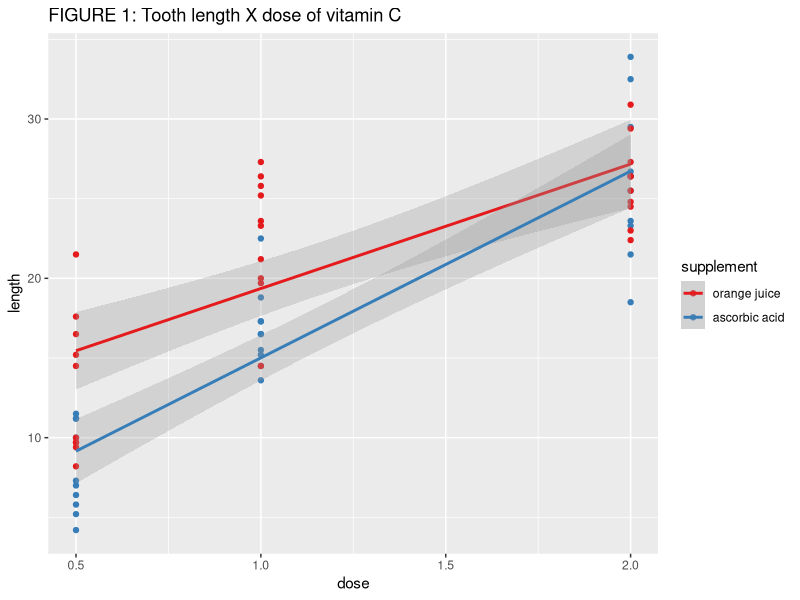
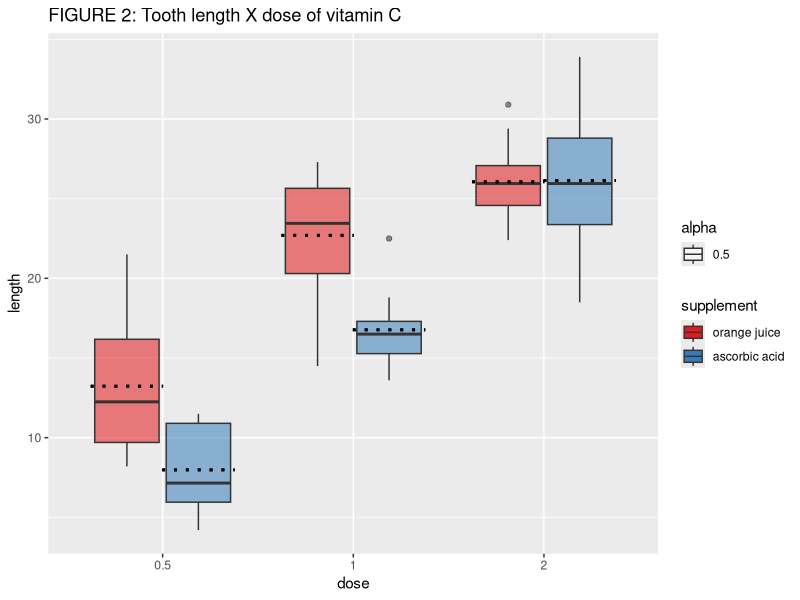
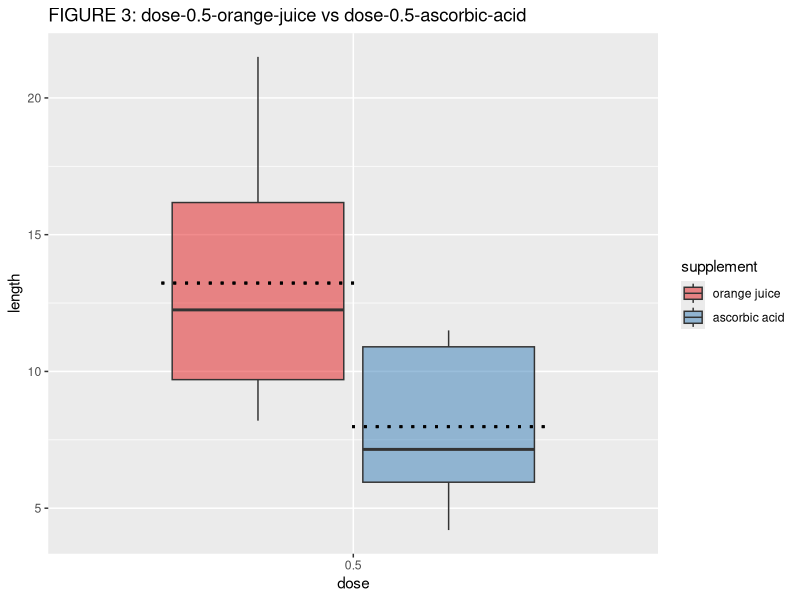
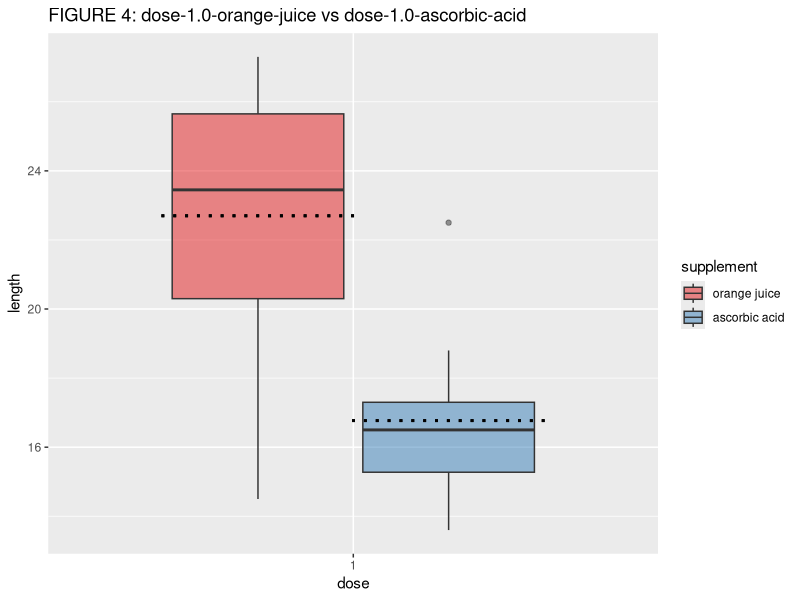
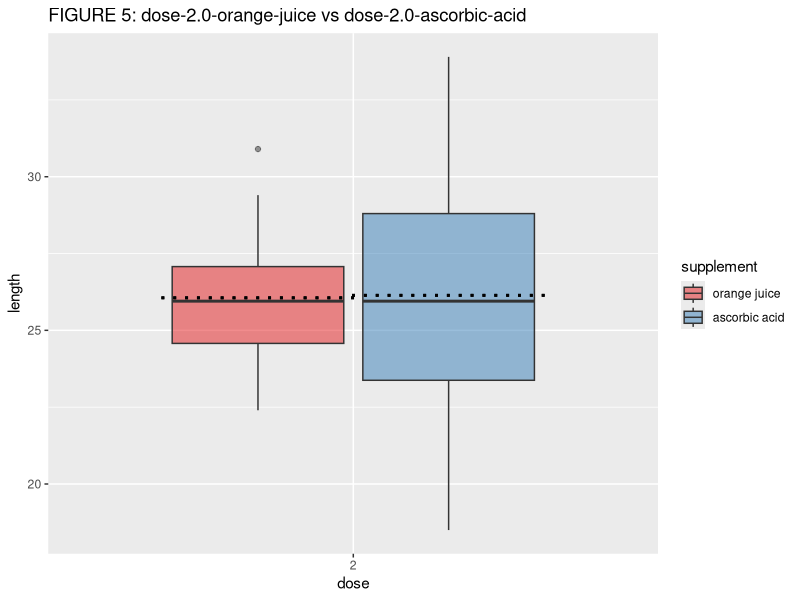
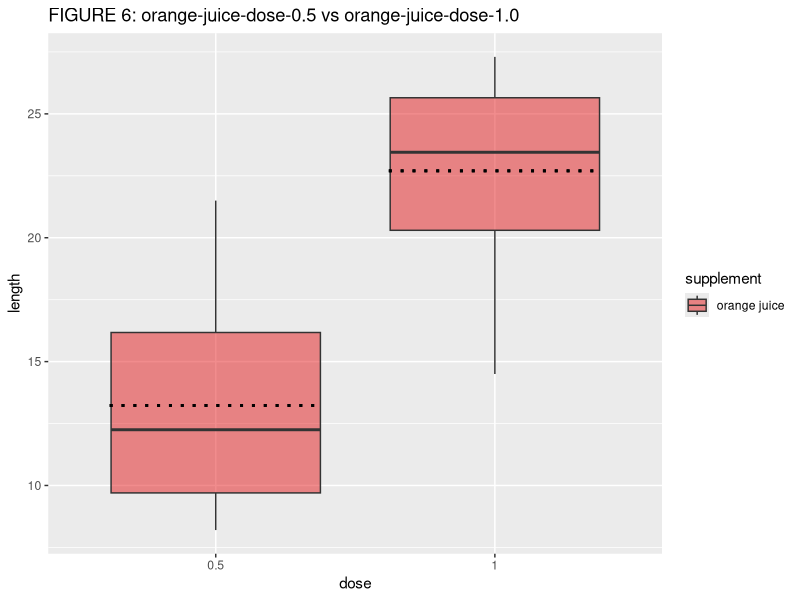
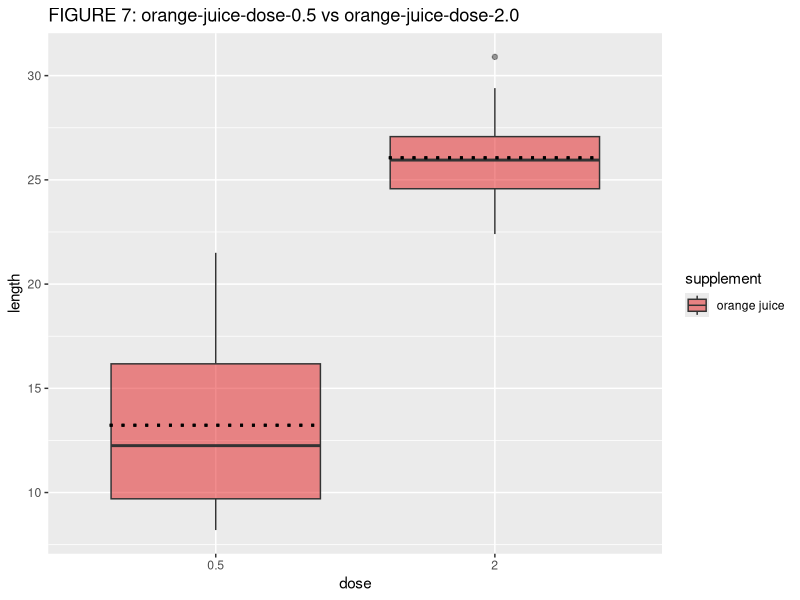
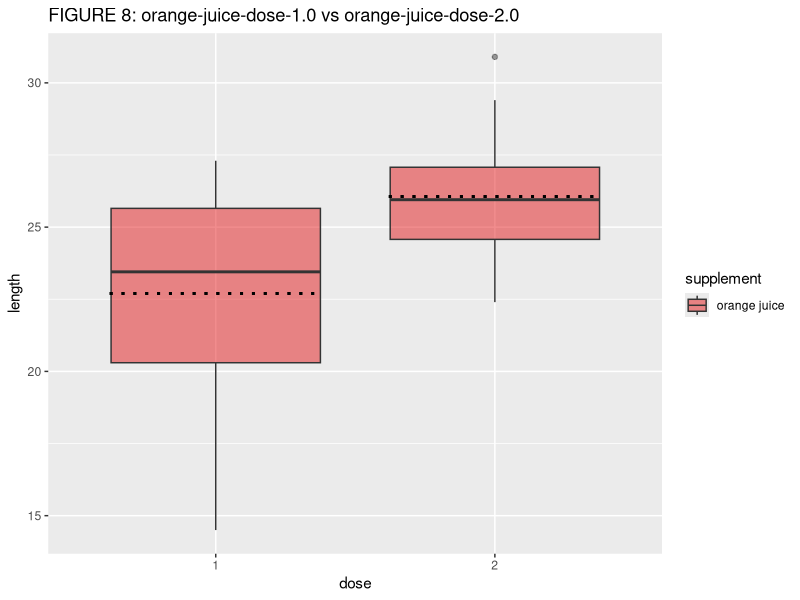

Write R code to recreate these figures, in order.
## ---- chunk 1
knitr::opts_chunk$set(echo = TRUE)
require(datasets)
require(dplyr)
require(ggplot2)
require(reshape2)
require(ggpubr)
require(RColorBrewer)
## ---- chunk 2
str(ToothGrowth)
## ---- chunk 3
head(ToothGrowth)
## ---- chunk 4
ToothGrowth <- rename(ToothGrowth, length = len)
ToothGrowth <- rename(ToothGrowth, supplement = supp)
ToothGrowth$supplement <- recode(ToothGrowth$supplement, OJ = "orange juice", 
                                 VC = "ascorbic acid")
## ---- chunk 5
ggplot(data = ToothGrowth, aes(x = dose, y = length, col = supplement)) +
     geom_point() +
     scale_color_brewer(palette = "Set1") +
     ggtitle("FIGURE 1: Tooth length X dose of vitamin C") +
     geom_smooth(method = lm, se = TRUE, na.rm = TRUE, alpha = 0.3)
## ---- chunk 6
ToothGrowth$dose <- as.factor(ToothGrowth$dose)
ggplot(data = ToothGrowth, aes(x = dose, y = length, fill = supplement)) +
     geom_boxplot(aes(alpha = 0.5)) +
     scale_fill_brewer(palette = "Set1") +
     stat_summary(fun.y = mean, geom = "errorbar", aes(ymax = ..y.., ymin = ..y.. ), 
                  linetype = "dotted", position = position_dodge(0.75), size = 1, 
                  width = .76, color = "black") +
     ggtitle("FIGURE 2: Tooth length X dose of vitamin C")
## ---- chunk 7
dcast(ToothGrowth, dose ~ supplement, value.var = "length", fun.aggregate = mean)
## ---- chunk 8
dcast(ToothGrowth, dose ~ supplement, value.var = "length", fun.aggregate = median)
## ---- chunk 9
dcast(ToothGrowth, dose ~ supplement, value.var = "length", fun.aggregate = sd)
## ---- chunk 10
t.test.05.oj.aa <- t.test(ToothGrowth[ToothGrowth$dose == 0.5 & ToothGrowth$supplement == 
                                           "orange juice",]$length,
                          ToothGrowth[ToothGrowth$dose == 0.5 & ToothGrowth$supplement == 
                                           "ascorbic acid",]$length)
t.test.05.oj.aa
## ---- chunk 11
t.test.10.oj.aa <- t.test(ToothGrowth[ToothGrowth$dose == 1 & ToothGrowth$supplement ==
                                           "orange juice",]$length,
                          ToothGrowth[ToothGrowth$dose == 1 & ToothGrowth$supplement == 
                                           "ascorbic acid",]$length)
t.test.10.oj.aa
## ---- chunk 12
t.test.20.oj.aa <- t.test(ToothGrowth[ToothGrowth$dose == 2 & ToothGrowth$supplement == 
                                           "orange juice",]$length,
                          ToothGrowth[ToothGrowth$dose == 2 & ToothGrowth$supplement == 
                                           "ascorbic acid",]$length)
t.test.20.oj.aa
## ---- chunk 13
t.test.oj.05.10 <- t.test(ToothGrowth[ToothGrowth$dose == 0.5 & ToothGrowth$supplement == 
                                           "orange juice",]$length,
                          ToothGrowth[ToothGrowth$dose == 1 & ToothGrowth$supplement == 
                                           "orange juice",]$length)
t.test.oj.05.10
## ---- chunk 14
t.test.oj.05.20 <- t.test(ToothGrowth[ToothGrowth$dose == 0.5 & ToothGrowth$supplement == 
                                           "orange juice",]$length,
                          ToothGrowth[ToothGrowth$dose == 2 & ToothGrowth$supplement == 
                                           "orange juice",]$length)
t.test.oj.05.20
## ---- chunk 15
t.test.oj.10.20 <- t.test(ToothGrowth[ToothGrowth$dose == 1 & ToothGrowth$supplement == 
                                           "orange juice",]$length,
                          ToothGrowth[ToothGrowth$dose == 2 & ToothGrowth$supplement == 
                                           "orange juice",]$length)
t.test.oj.10.20
## ---- chunk 16
t.test.aa.05.10 <- t.test(ToothGrowth[ToothGrowth$dose == 0.5 & ToothGrowth$supplement == 
                                           "ascorbic acid",]$length,
                          ToothGrowth[ToothGrowth$dose == 1 & ToothGrowth$supplement == 
                                           "ascorbic acid",]$length)
t.test.aa.05.10
## ---- chunk 17
t.test.aa.05.20 <- t.test(ToothGrowth[ToothGrowth$dose == 0.5 & ToothGrowth$supplement == 
                                           "ascorbic acid",]$length,
                          ToothGrowth[ToothGrowth$dose == 2 & ToothGrowth$supplement == 
                                           "ascorbic acid",]$length)
t.test.aa.05.20
## ---- chunk 18
t.test.aa.10.20 <- t.test(ToothGrowth[ToothGrowth$dose == 1 & ToothGrowth$supplement == 
                                           "ascorbic acid",]$length,
                          ToothGrowth[ToothGrowth$dose == 2 & ToothGrowth$supplement == 
                                           "ascorbic acid",]$length)
t.test.aa.10.20
## ---- chunk 19
pvalues <- c(t.test.05.oj.aa$p.value, t.test.10.oj.aa$p.value, t.test.20.oj.aa$p.value,
             t.test.oj.05.10$p.value, t.test.oj.05.20$p.value, t.test.oj.10.20$p.value,
             t.test.aa.05.10$p.value, t.test.aa.05.20$p.value, t.test.aa.10.20$p.value)
padjust <- p.adjust(pvalues, method = "BH")
## ---- chunk 20
ggplot(data = ToothGrowth[ToothGrowth$dose == 0.5,], aes(x = dose, y = length, 
                                                         fill = supplement)) +
     geom_boxplot(alpha = 0.5) +
     scale_fill_brewer(palette = "Set1") +
     stat_summary(fun.y = mean, geom = "errorbar", aes(ymax = ..y.., ymin = ..y.. ), 
                  linetype = "dotted", position = position_dodge(0.75), size = 1, 
                  width = .76, color = "black") +
     ggtitle("FIGURE 3: dose-0.5-orange-juice vs dose-0.5-ascorbic-acid")
## ---- chunk 21
ggplot(data = ToothGrowth[ToothGrowth$dose == 1,], aes(x = dose, y = length, 
                                                       fill = supplement)) +
     geom_boxplot(alpha = 0.5) +
     scale_fill_brewer(palette = "Set1") +
     stat_summary(fun.y = mean, geom = "errorbar", aes(ymax = ..y.., ymin = ..y.. ), 
                  linetype = "dotted", position = position_dodge(0.75), size = 1, 
                  width = .76, color = "black") +
     ggtitle("FIGURE 4: dose-1.0-orange-juice vs dose-1.0-ascorbic-acid")
## ---- chunk 22
ggplot(data = ToothGrowth[ToothGrowth$dose == 2,], aes(x = dose, y = length, 
                                                       fill = supplement)) +
     geom_boxplot(alpha = 0.5) +
     scale_fill_brewer(palette = "Set1") +
     stat_summary(fun.y = mean, geom = "errorbar", aes(ymax = ..y.., ymin = ..y.. ), 
                  linetype = "dotted", position = position_dodge(0.75), size = 1, 
                  width = .76, color = "black") +
     ggtitle("FIGURE 5: dose-2.0-orange-juice vs dose-2.0-ascorbic-acid")
## ---- chunk 23
ggplot(data = ToothGrowth[(ToothGrowth$dose == 0.5 | ToothGrowth$dose == 1.0) & 
                               ToothGrowth$supplement == "orange juice",], 
       aes(x = dose, y = length, fill = supplement)) +
     geom_boxplot(alpha = 0.5) +
     scale_fill_brewer(palette = "Set1") +
     stat_summary(fun.y = mean, geom = "errorbar", aes(ymax = ..y.., ymin = ..y.. ), 
                  linetype = "dotted", position = position_dodge(0.75), size = 1, 
                  width = .76, color = "black") +
     ggtitle("FIGURE 6: orange-juice-dose-0.5 vs orange-juice-dose-1.0")
## ---- chunk 24
ggplot(data = ToothGrowth[(ToothGrowth$dose == 0.5 | ToothGrowth$dose == 2.0) & 
                               ToothGrowth$supplement == "orange juice",], 
       aes(x = dose, y = length, fill = supplement)) +
     geom_boxplot(alpha = 0.5) +
     scale_fill_brewer(palette = "Set1") +
     stat_summary(fun.y = mean, geom = "errorbar", aes(ymax = ..y.., ymin = ..y.. ), 
                  linetype = "dotted", position = position_dodge(0.75), size = 1, 
                  width = .76, color = "black") +
     ggtitle("FIGURE 7: orange-juice-dose-0.5 vs orange-juice-dose-2.0")
## ---- chunk 25
ggplot(data = ToothGrowth[(ToothGrowth$dose == 1.0 | ToothGrowth$dose == 2.0) & 
                               ToothGrowth$supplement == "orange juice",], 
       aes(x = dose, y = length, fill = supplement)) +
     geom_boxplot(alpha = 0.5) +
     scale_fill_brewer(palette = "Set1") +
     stat_summary(fun.y = mean, geom = "errorbar", aes(ymax = ..y.., ymin = ..y.. ), 
                  linetype = "dotted", position = position_dodge(0.75), size = 1, 
                  width = .76, color = "black") +
     ggtitle("FIGURE 8: orange-juice-dose-1.0 vs orange-juice-dose-2.0")
## ---- chunk 26
ggplot(data = ToothGrowth[(ToothGrowth$dose == 0.5 | ToothGrowth$dose == 1.0) & 
                               ToothGrowth$supplement == "ascorbic acid",], 
       aes(x = dose, y = length, fill = supplement)) +
     geom_boxplot(alpha = 0.5) +
     scale_fill_brewer(palette = "Set1") +
     stat_summary(fun.y = mean, geom = "errorbar", aes(ymax = ..y.., ymin = ..y.. ), 
                  linetype = "dotted", position = position_dodge(0.75), size = 1, 
                  width = .76, color = "black") +
     ggtitle("FIGURE 9: ascorbic-acid-dose-0.5 vs ascorbic-acid-dose-1.0")
## ---- chunk 27
ggplot(data = ToothGrowth[(ToothGrowth$dose == 0.5 | ToothGrowth$dose == 2.0) & 
                               ToothGrowth$supplement == "ascorbic acid",], 
       aes(x = dose, y = length, fill = supplement)) +
     geom_boxplot(alpha = 0.5) +
     scale_fill_brewer(palette = "Set1") +
     stat_summary(fun.y = mean, geom = "errorbar", aes(ymax = ..y.., ymin = ..y.. ), 
                  linetype = "dotted", position = position_dodge(0.75), size = 1, 
                  width = .76, color = "black") +
     ggtitle("FIGURE 10: ascorbic-acid-dose-0.5 vs ascorbic-acid-dose-2.0")
## ---- chunk 28
ggplot(data = ToothGrowth[(ToothGrowth$dose == 1 | ToothGrowth$dose == 2) & 
                               ToothGrowth$supplement == "ascorbic acid",], 
       aes(x = dose, y = length, fill = supplement)) +
     geom_boxplot(alpha = 0.5) +
     scale_fill_brewer(palette = "Set1") +
     stat_summary(fun.y = mean, geom = "errorbar", aes(ymax = ..y.., ymin = ..y.. ), 
                  linetype = "dotted", position = position_dodge(0.75), size = 1, 
                  width = .76, color = "black") +
     ggtitle("FIGURE 9: ascorbic-acid-dose-1.0 vs ascorbic-acid-dose-2.0")
